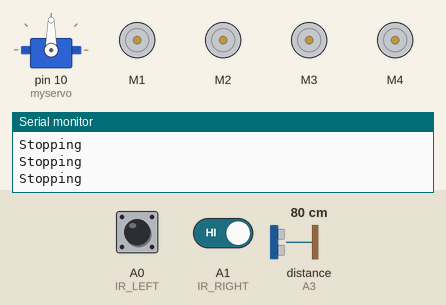
A sketch run on a simulated Arduino Uno, built with avr-gcc and run on an emulated ATmega328P. Parts: servo, 4 × DC motor (green arrow = forward, orange = backward, longer = faster), the last lines printed to the serial monitor. The test bench sets the inputs (shaded band); at power-on: A0 (IR_LEFT) HIGH, A1 (IR_RIGHT) HIGH, distance to the obstacle (sensor on A3) 80 cm. The echo pulse lasts 58.3 µs per cm.

Above: at 1.2 s.
1.3 s: A0 (IR_LEFT) driven LOW
At 2.2 s:
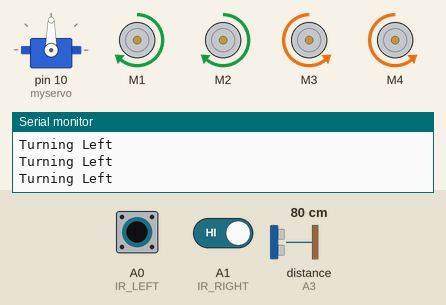
2.8 s: A1 (IR_RIGHT) driven LOW
At 3.6 s:
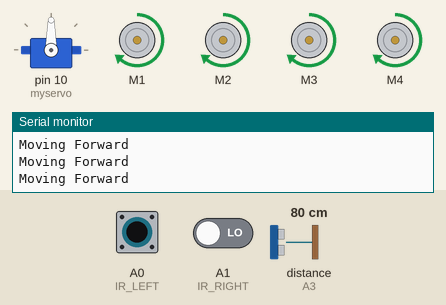
4.3 s: A0 (IR_LEFT) driven HIGH
At 5.4 s:
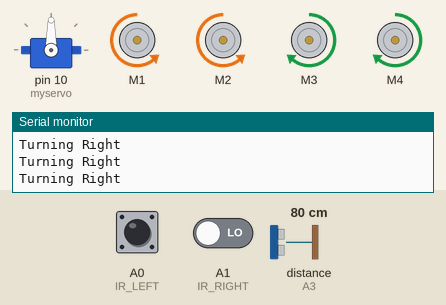
5.8 s: A1 (IR_RIGHT) driven HIGH
At 6.7 s:
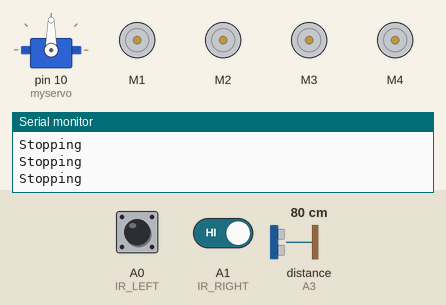
8.8 s: A0 (IR_LEFT) pulsed LOW 2 times (0.12 s each, 0.3 s apart)
At 9.03 s:
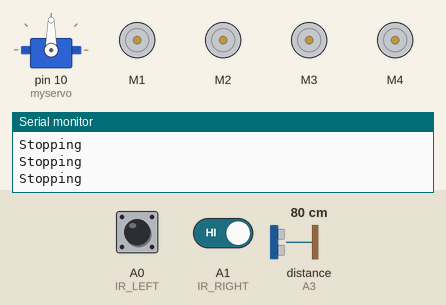
12.4 s: A0 (IR_LEFT) pulsed LOW 5 times (0.12 s each, 0.3 s apart)
At 14.8 s:
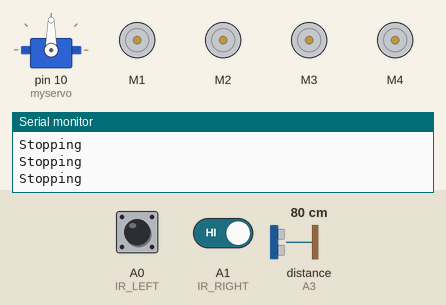
Timing chart, 0 to 16.3 s (numbered marks = the images above; inputs shaded):
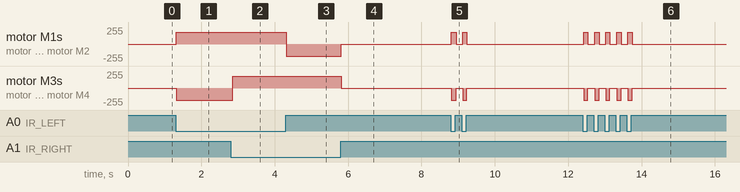

Measured:
- after the input at 1.3 s, motor M1, motor M2: stopped → forward 180/255 at once; motor M3, motor M4: stopped → backward 180/255 at once
- after the input at 2.8 s, motor M3, motor M4: backward 180/255 → forward 180/255 after 0.06 s
- after the input at 4.3 s, motor M1, motor M2: forward 180/255 → backward 180/255 at once
- after the input at 5.8 s, motor M1, motor M2: backward 180/255 → stopped at once; motor M3, motor M4: forward 180/255 → stopped at once
- after the input at 8.8 s, motor M1, motor M2: alternates forward 180/255 for 0.12 s and stopped for 0.18 s, 4 changes in all, then stays stopped, starting at once; motor M3, motor M4: alternates backward 180/255 for 0.12 s and stopped for 0.18 s, 4 changes in all, then stays stopped, starting at once
- after the input at 12.4 s, motor M1, motor M2: alternates forward 180/255 for 0.13 s and stopped for 0.18 s, 10 changes in all, then stays stopped, starting at once; motor M3, motor M4: alternates backward 180/255 for 0.13 s and stopped for 0.18 s, 10 changes in all, then stays stopped, starting at once

The sketch:

LineFollower_ObstacleAvoiding_car.ino
```cpp
#include <NewPing.h>
#include <Servo.h>
#include <AFMotor.h>

#define TRIGGER_PIN A2
#define ECHO_PIN A3
#define MAX_DISTANCE 50

// IR sensor pins
#define IR_LEFT A0
#define IR_RIGHT A1

// Motor speed
#define DEFAULT_SPEED 180

NewPing sonar(TRIGGER_PIN, ECHO_PIN, MAX_DISTANCE);

AF_DCMotor motor1(1, MOTOR12_1KHZ);
AF_DCMotor motor2(2, MOTOR12_1KHZ);
AF_DCMotor motor3(3, MOTOR34_1KHZ);
AF_DCMotor motor4(4, MOTOR34_1KHZ);
Servo myservo;

int leftDistance = 0;
int rightDistance = 0;

void setup() {
  Serial.begin(9600);
  pinMode(IR_LEFT, INPUT);
  pinMode(IR_RIGHT, INPUT);
  myservo.attach(10);
  myservo.write(90);

  motor1.setSpeed(DEFAULT_SPEED);
  motor2.setSpeed(DEFAULT_SPEED);
  motor3.setSpeed(DEFAULT_SPEED);
  motor4.setSpeed(DEFAULT_SPEED);
}

void loop() {
  bool irLeft = digitalRead(IR_LEFT);
  bool irRight = digitalRead(IR_RIGHT);

  if (!irLeft && !irRight) {
    objectAvoid();
  } else if (!irLeft && irRight) {
    Serial.println("Turning Left");
    moveLeft();
  } else if (irLeft && !irRight) {
    Serial.println("Turning Right");
    moveRight();
  } else {
    Serial.println("Stopping");
    Stop();
  }
}

void objectAvoid() {
  int distance = getDistance();
  if (distance <= 15) {
    Stop();
    Serial.println("Object Detected! Deciding Turn Direction...");

    leftDistance = lookLeft();
    rightDistance = lookRight();

    if (rightDistance > leftDistance) {
      Serial.println("Turning Right");
      moveRight();
    } else {
      Serial.println("Turning Left");
      moveLeft();
    }
  } else {
    Serial.println("Moving Forward");
    moveForward();
  }
}

int getDistance() {
  delay(50);
  int cm = sonar.ping_cm();
  return cm == 0 ? 100 : cm;
}

int lookLeft() {
  myservo.write(150);
  delay(500);
  int distance = getDistance();
  myservo.write(90);
  Serial.print("Left Distance: ");
  Serial.println(distance);
  return distance;
}

int lookRight() {
  myservo.write(30);
  delay(500);
  int distance = getDistance();
  myservo.write(90);
  Serial.print("Right Distance: ");
  Serial.println(distance);
  return distance;
}

void Stop() {
  motor1.run(RELEASE);
  motor2.run(RELEASE);
  motor3.run(RELEASE);
  motor4.run(RELEASE);
}

void moveForward() {
  motor1.run(FORWARD);
  motor2.run(FORWARD);
  motor3.run(FORWARD);
  motor4.run(FORWARD);
}

void moveLeft() {
  motor1.run(FORWARD);
  motor2.run(FORWARD);
  motor3.run(BACKWARD);
  motor4.run(BACKWARD);
}

void moveRight() {
  motor1.run(BACKWARD);
  motor2.run(BACKWARD);
  motor3.run(FORWARD);
  motor4.run(FORWARD);
}
```
